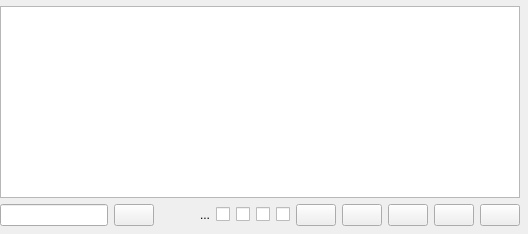
              <widget class="QWidget" name="tab_7">
               <attribute name="icon">
                <iconset resource="../Icons/icons.qrc">
                 <normaloff>:/Icons/icons/array.png</normaloff>:/Icons/icons/array.png</iconset>
               </attribute>
               <attribute name="title">
                <string>Tables</string>
               </attribute>
               <layout class="QVBoxLayout" name="verticalLayout_40">
                <property name="leftMargin">
                 <number>0</number>
                </property>
                <property name="topMargin">
                 <number>0</number>
                </property>
                <property name="rightMargin">
                 <number>0</number>
                </property>
                <property name="bottomMargin">
                 <number>0</number>
                </property>
                <item>
                 <widget class="QFrame" name="frame_16">
                  <property name="frameShape">
                   <enum>QFrame::Shape::NoFrame</enum>
                  </property>
                  <property name="frameShadow">
                   <enum>QFrame::Shadow::Raised</enum>
                  </property>
                  <layout class="QVBoxLayout" name="verticalLayout_23">
                   <property name="leftMargin">
                    <number>0</number>
                   </property>
                   <property name="topMargin">
                    <number>0</number>
                   </property>
                   <property name="rightMargin">
                    <number>0</number>
                   </property>
                   <property name="bottomMargin">
                    <number>0</number>
                   </property>
                  </layout>
                 </widget>
                </item>
                <item>
                 <widget class="QFrame" name="frame_5">
                  <property name="frameShape">
                   <enum>QFrame::Shape::NoFrame</enum>
                  </property>
                  <property name="frameShadow">
                   <enum>QFrame::Shadow::Raised</enum>
                  </property>
                  <layout class="QVBoxLayout" name="verticalLayout_24">
                   <property name="leftMargin">
                    <number>0</number>
                   </property>
                   <property name="topMargin">
                    <number>0</number>
                   </property>
                   <property name="rightMargin">
                    <number>8</number>
                   </property>
                   <property name="bottomMargin">
                    <number>8</number>
                   </property>
                   <item>
                    <widget class="QTableView" name="resultsTableView">
                     <property name="alternatingRowColors">
                      <bool>true</bool>
                     </property>
                     <property name="selectionMode">
                      <enum>QAbstractItemView::SelectionMode::ExtendedSelection</enum>
                     </property>
                     <property name="selectionBehavior">
                      <enum>QAbstractItemView::SelectionBehavior::SelectItems</enum>
                     </property>
                    </widget>
                   </item>
                   <item>
                    <widget class="QFrame" name="frame_8">
                     <property name="frameShape">
                      <enum>QFrame::Shape::NoFrame</enum>
                     </property>
                     <property name="frameShadow">
                      <enum>QFrame::Shadow::Raised</enum>
                     </property>
                     <layout class="QHBoxLayout" name="horizontalLayout_2">
                      <property name="leftMargin">
                       <number>0</number>
                      </property>
                      <property name="topMargin">
                       <number>0</number>
                      </property>
                      <property name="rightMargin">
                       <number>0</number>
                      </property>
                      <property name="bottomMargin">
                       <number>0</number>
                      </property>
                      <item>
                       <widget class="QLineEdit" name="search_results_lineEdit">
                        <property name="toolTip">
                         <string>&lt;html&gt;&lt;head/&gt;&lt;body&gt;&lt;p&gt;&lt;span style=&quot; font-weight:700;&quot;&gt;Subjects:&lt;/span&gt;&lt;/p&gt;&lt;p&gt;col, idx, val, colobj, idxobj&lt;/p&gt;&lt;p&gt;colobj and idxobj allow accessing the objects that may be represented at the index or the columns. With these you can access their internal properties for filtering.&lt;/p&gt;&lt;p&gt;&lt;span style=&quot; font-weight:700;&quot;&gt;Operators:&lt;/span&gt;&lt;/p&gt;&lt;p&gt;&amp;gt;, &amp;lt;, &amp;gt;=, &amp;lt;=, !=, =, like, notlike, starts, ends&lt;/p&gt;&lt;p&gt;&lt;span style=&quot; font-weight:700;&quot;&gt;Examples:&lt;/span&gt;&lt;/p&gt;&lt;p&gt;&lt;span style=&quot; font-style:italic;&quot;&gt;The columns should not be column1 or column2, the values should be &amp;gt; 5 and the index be like ab of mn&lt;/span&gt;&lt;/p&gt;&lt;p&gt;-&amp;gt; &lt;span style=&quot; font-style:italic;&quot;&gt;col != [column1, column2] and val &amp;gt; 5 or idx like [ab, mn]&lt;/span&gt;&lt;/p&gt;&lt;p&gt;&lt;br/&gt;&lt;/p&gt;&lt;p&gt;&lt;span style=&quot; font-style:italic;&quot;&gt;Filter the table values that are between 0.5 and 20&lt;/span&gt;&lt;/p&gt;&lt;p&gt;-&amp;gt; &lt;span style=&quot; font-style:italic;&quot;&gt;val &amp;gt; 0.5 and val &amp;lt; 20.0&lt;/span&gt;&lt;/p&gt;&lt;/body&gt;&lt;/html&gt;</string>
                        </property>
                       </widget>
                      </item>
                      <item>
                       <widget class="QPushButton" name="search_results_Button">
                        <property name="toolTip">
                         <string>Smart search</string>
                        </property>
                        <property name="text">
                         <string/>
                        </property>
                        <property name="icon">
                         <iconset resource="../Icons/icons.qrc">
                          <normaloff>:/Icons/icons/magnifying_glass.png</normaloff>:/Icons/icons/magnifying_glass.png</iconset>
                        </property>
                       </widget>
                      </item>
                      <item>
                       <spacer name="horizontalSpacer_20">
                        <property name="orientation">
                         <enum>Qt::Orientation::Horizontal</enum>
                        </property>
                        <property name="sizeHint" stdset="0">
                         <size>
                          <width>40</width>
                          <height>20</height>
                         </size>
                        </property>
                       </spacer>
                      </item>
                      <item>
                       <widget class="QLabel" name="units_label">
                        <property name="text">
                         <string>...</string>
                        </property>
                       </widget>
                      </item>
                      <item>
                       <widget class="QCheckBox" name="results_traspose_checkBox">
                        <property name="toolTip">
                         <string>Transpose the results</string>
                        </property>
                        <property name="text">
                         <string/>
                        </property>
                        <property name="icon">
                         <iconset resource="../Icons/icons.qrc">
                          <normaloff>:/Icons/icons/transpose.png</normaloff>:/Icons/icons/transpose.png</iconset>
                        </property>
                       </widget>
                      </item>
                      <item>
                       <widget class="QCheckBox" name="results_as_cdf_checkBox">
                        <property name="toolTip">
                         <string>Results as cummulative density functions</string>
                        </property>
                        <property name="statusTip">
                         <string/>
                        </property>
                        <property name="text">
                         <string/>
                        </property>
                        <property name="icon">
                         <iconset resource="../Icons/icons.qrc">
                          <normaloff>:/Icons/icons/cdf.png</normaloff>:/Icons/icons/cdf.png</iconset>
                        </property>
                       </widget>
                      </item>
                      <item>
                       <widget class="QCheckBox" name="results_as_abs_checkBox">
                        <property name="toolTip">
                         <string>Results as absolute values</string>
                        </property>
                        <property name="statusTip">
                         <string/>
                        </property>
                        <property name="text">
                         <string/>
                        </property>
                        <property name="icon">
                         <iconset resource="../Icons/icons.qrc">
                          <normaloff>:/Icons/icons/abs.png</normaloff>:/Icons/icons/abs.png</iconset>
                        </property>
                       </widget>
                      </item>
                      <item>
                       <widget class="QCheckBox" name="stacked_plot_checkBox">
                        <property name="toolTip">
                         <string>Stacked plot</string>
                        </property>
                        <property name="statusTip">
                         <string/>
                        </property>
                        <property name="text">
                         <string/>
                        </property>
                        <property name="icon">
                         <iconset resource="../Icons/icons.qrc">
                          <normaloff>:/Icons/icons/stacked_plot.png</normaloff>:/Icons/icons/stacked_plot.png</iconset>
                        </property>
                       </widget>
                      </item>
                      <item>
                       <widget class="QPushButton" name="copy_results_pushButton">
                        <property name="toolTip">
                         <string>Copy to data frame to clipboard</string>
                        </property>
                        <property name="text">
                         <string/>
                        </property>
                        <property name="icon">
                         <iconset resource="../Icons/icons.qrc">
                          <normaloff>:/Icons/icons/copy.png</normaloff>:/Icons/icons/copy.png</iconset>
                        </property>
                       </widget>
                      </item>
                      <item>
                       <widget class="QPushButton" name="copy_numpy_button">
                        <property name="toolTip">
                         <string>Copy data in numpy format to clipboard</string>
                        </property>
                        <property name="text">
                         <string/>
                        </property>
                        <property name="icon">
                         <iconset resource="../Icons/icons.qrc">
                          <normaloff>:/Icons/icons/array.png</normaloff>:/Icons/icons/array.png</iconset>
                        </property>
                       </widget>
                      </item>
                      <item>
                       <widget class="QPushButton" name="saveResultsButton">
                        <property name="toolTip">
                         <string>Export data</string>
                        </property>
                        <property name="text">
                         <string/>
                        </property>
                        <property name="icon">
                         <iconset resource="../Icons/icons.qrc">
                          <normaloff>:/Icons/icons/save.png</normaloff>:/Icons/icons/save.png</iconset>
                        </property>
                       </widget>
                      </item>
                      <item>
                       <widget class="QPushButton" name="plot_dyn_data_pushButton">
                        <property name="toolTip">
                         <string>Lauch the dynamic plotter window</string>
                        </property>
                        <property name="text">
                         <string/>
                        </property>
                        <property name="icon">
                         <iconset resource="../Icons/icons.qrc">
                          <normaloff>:/Icons/icons/dyn.png</normaloff>:/Icons/icons/dyn.png</iconset>
                        </property>
                       </widget>
                      </item>
                      <item>
                       <widget class="QPushButton" name="plot_data_pushButton">
                        <property name="toolTip">
                         <string>Plot the data in a separated window</string>
                        </property>
                        <property name="text">
                         <string/>
                        </property>
                        <property name="icon">
                         <iconset resource="../Icons/icons.qrc">
                          <normaloff>:/Icons/icons/plot.png</normaloff>:/Icons/icons/plot.png</iconset>
                        </property>
                       </widget>
                      </item>
                     </layout>
                    </widget>
                   </item>
                  </layout>
                 </widget>
                </item>
               </layout>
              </widget>
